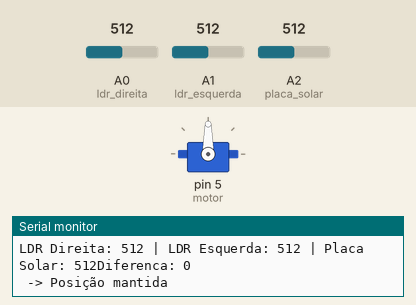
This sketch was run on a simulated Arduino Uno, built with avr-gcc and run on an emulated ATmega328P. Shown: servo, the last lines printed to the serial monitor. The test bench sets the inputs (shaded band); at power-on: A0 (ldr_direita) = 512, A1 (ldr_esquerda) = 512, A2 (placa_solar) = 512.

Above: at 2.2 s.
2.3 s: A0 (ldr_direita) set to 543
At 5.3 s:
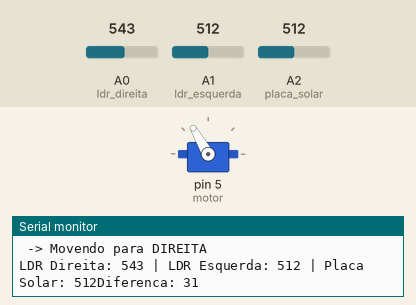
5.4 s: A1 (ldr_esquerda) set to 548
At 6.5 s:
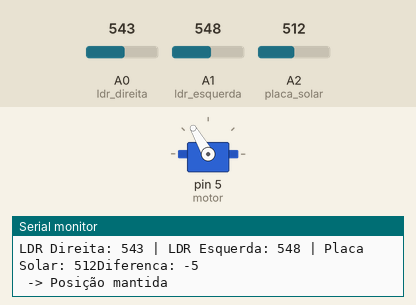
6.9 s: A1 (ldr_esquerda) set to 0
At 9.4 s:
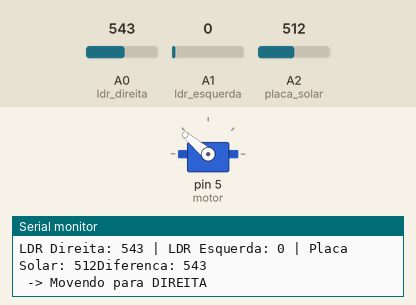
10.0 s: A0 (ldr_direita) set to 15
13.1 s: A0 (ldr_direita) set to 11
At 13.9 s:
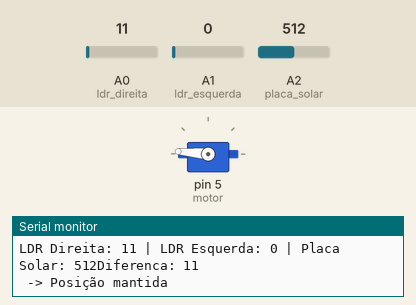
14.6 s: A0 (ldr_direita) set to 122
At 15.3 s:
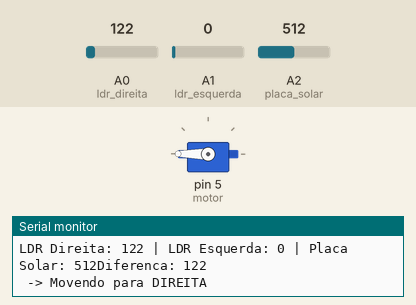
Timing chart, 0 to 17.3 s (numbered marks = the images above; inputs shaded):
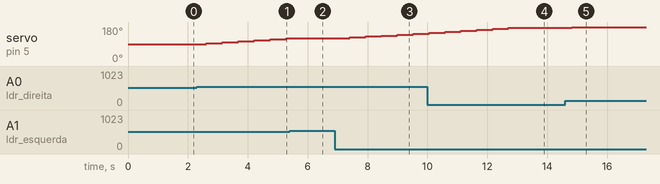

The sketch:

solar_tracker.ino
```cpp
 #include <Servo.h>

Servo motor;

int ldr_direita = A0;
int ldr_esquerda = A1;
int placa_solar = A2;

int leitura_direita = 0;
int leitura_esquerda = 0;
int leitura_placa = 0;

int pos = 90;
int delta = 12;

void setup() {
  Serial.begin(9600);
  pinMode(ldr_direita, INPUT);
  pinMode(ldr_esquerda, INPUT);
  pinMode(placa_solar, INPUT);

  motor.attach(5);
  motor.write(pos);
  delay(1000); // tempo para estabilizar o sistema
}

void loop() {
  leitura_direita = analogRead(ldr_direita);
  leitura_esquerda = analogRead(ldr_esquerda);
  leitura_placa = analogRead(placa_solar);

  // Exibe leituras
  Serial.print("LDR Direita: ");
  Serial.print(leitura_direita);
  Serial.print(" | LDR Esquerda: ");
  Serial.print(leitura_esquerda);
  Serial.print(" | Placa Solar: ");
  Serial.print(leitura_placa);


int diferenca = leitura_direita - leitura_esquerda;
Serial.print("Diferenca: ");
Serial.println(diferenca);

//int passo = map(diferenca, delta, 1023, 1, 15);

  // Verifica direção da luz e move o servo
  if (leitura_direita > (leitura_esquerda + delta)) {
    pos=pos+5;
    Serial.println(" -> Movendo para DIREITA");
  } else if (leitura_esquerda > (leitura_direita + delta)) {
    pos=pos-5;
    Serial.println(" -> Movendo para ESQUERDA");
  } else {
    Serial.println(" -> Posição mantida");
  }

  // Limita o ângulo do servo
  if (pos > 180) pos = 180;
  if (pos < 0) pos = 0;

  motor.write(pos);
  delay(500);
}
```

Measured:
- the behaviour switches between 524 and 525 on A0 (ldr_direita) (found by bisection; images 0 and 1)
- the behaviour switches between 13 and 12 on A0 (ldr_direita) (found by bisection; images 3 and 4)
- after the input at 2.3 s, servo on pin 5 (motor): moves from 90° to 120° over 2.7 s, starting after 0.32 s
- after the input at 5.4 s, servo on pin 5 (motor): stays 120° (without the input it goes to 125° after 0.41 s)
- after the input at 6.9 s, servo on pin 5 (motor): moves from 120° to 145° over 2.1 s, starting after 0.50 s
- after the input at 13.1 s, servo on pin 5 (motor): stays 175° (without the input it goes to 180° after 0.14 s)
- after the input at 14.6 s, servo on pin 5 (motor): 175° → 180° after 0.22 s
